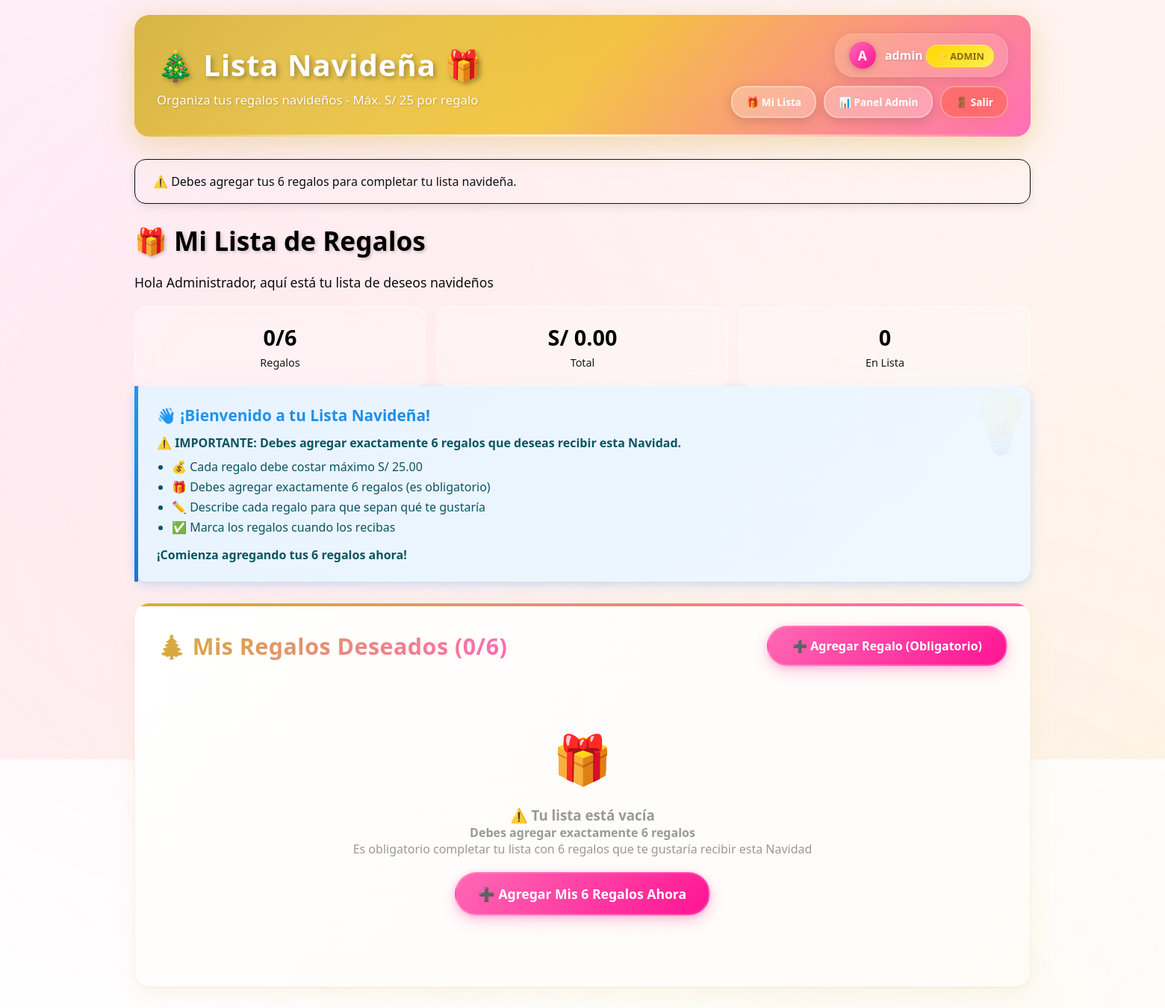
The app's page / (signed in) with its own data.
### regalos/models.py (models this page shows, shortened)
class Persona(models.Model):
    usuario = models.OneToOneField(User, on_delete=models.CASCADE, related_name='persona', null=True, blank=True)
    nombre = models.CharField(max_length=100)
    email = models.EmailField(blank=True)
    fecha_creacion = models.DateTimeField(auto_now_add=True)
    class Meta:
        verbose_name = 'Persona'
        verbose_name_plural = 'Personas'
        ordering = ['nombre']
    def total_regalos(self):
        return self.regalos.count()
    def total_gastado(self):
        return sum(regalo.precio for regalo in self.regalos.all())
    def puede_agregar_regalo(self):
        return self.regalos.count() < 6
    def tiene_lista_completa(self):
        return self.regalos.count() == 6
    def regalos_faltantes(self):
        return 6 - self.regalos.count()

### regalos/views.py (the view)
# urls.py: path('', views.mi_lista, name='mi_lista'),
@login_required(login_url='login')
def mi_lista(request):
    persona, created = Persona.objects.get_or_create(
        usuario=request.user,
        defaults={'nombre': request.user.username, 'email': request.user.email}
    )
    regalos = persona.regalos.all()
    if not persona.tiene_lista_completa():
        faltantes = persona.regalos_faltantes()
        if faltantes == 6:
            messages.warning(request, f'⚠️ Debes agregar tus 6 regalos para completar tu lista navideña.')
        else:
            messages.warning(request, f'⚠️ Te faltan {faltantes} regalo(s) para completar tu lista. ¡Agrega todos tus regalos!')
    return render(request, 'regalos/mi_lista.html', {
        'persona': persona,
        'regalos': regalos
    })

### regalos/templates/regalos/mi_lista.html (shortened to what this page needs)
{% extends 'regalos/base.html' %}
{% block content %}
<div class="mi-lista-header">
    <div class="mi-lista-titulo">🎁 Mi Lista de Regalos</div>
    <p style="font-size: 1.1em; opacity: 0.95; margin-bottom: 20px;">Hola {{ persona.nombre }}, aquí está tu lista de deseos navideños</p>
    <div class="stats-row">
        <div class="stat-box">
            <div class="stat-box-value">{{ persona.total_regalos }}/6</div>
            <div class="stat-box-label">Regalos</div>
        </div>
        <div class="stat-box">
            <div class="stat-box-value">S/ {{ persona.total_gastado|floatformat:2 }}</div>
            <div class="stat-box-label">Total</div>
        </div>
        <div class="stat-box">
            <div class="stat-box-value">{{ regalos|length }}</div>
            <div class="stat-box-label">En Lista</div>
        </div>
    </div>
</div>
{% if persona.total_regalos == 0 %}
<div class="info-box">
    <h3>👋 ¡Bienvenido a tu Lista Navideña!</h3>
    <p><strong>⚠️ IMPORTANTE: Debes agregar exactamente 6 regalos que deseas recibir esta Navidad.</strong></p>
    <ul>
        <li>💰 Cada regalo debe costar máximo S/ 25.00</li>
        <li>🎁 Debes agregar exactamente 6 regalos (es obligatorio)</li>
        <li>✏️ Describe cada regalo para que sepan qué te gustaría</li>
        <li>✅ Marca los regalos cuando los recibas</li>
    </ul>
    <p style="margin-top: 15px;"><strong>¡Comienza agregando tus 6 regalos ahora!</strong></p>
</div>
{% elif persona.total_regalos < 6 %}
<div class="warning-box" style="background: #fff3cd; border-left-color: #ff6b6b;">
    <strong>⚠️ LISTA INCOMPLETA:</strong> Te faltan {{ persona.regalos_faltantes }} regalo(s) para completar tu lista.
    <br>
    <strong>Debes agregar exactamente 6 regalos.</strong>
</div>
{% else %}
<div class="info-box" style="background: #d4edda; border-left-color: #28a745; color: #155724;">
    <strong>✅ ¡Lista Completa!</strong> Has agregado tus 6 regalos navideños.
</div>
{% endif %}
<div class="card">
    <div class="section-header">
        <h2 class="section-title">🎄 Mis Regalos Deseados ({{ persona.total_regalos }}/6)</h2>
        {% if persona.puede_agregar_regalo %}
        <a href="{% url 'agregar_regalo_mi_lista' %}" class="btn btn-primary" style="{% if persona.total_regalos < 6 %}animation: pulse 2s infinite;{% endif %}">
            ➕ Agregar Regalo {% if persona.total_regalos < 6 %}(Obligatorio){% endif %}
        </a>
        {% endif %}
    </div>
    {% if regalos %}
    <div class="regalos-list">
        {% for regalo in regalos %}
        <div class="regalo-item {% if regalo.comprado %}comprado{% endif %}">
            <div class="regalo-info">
                <div class="regalo-nombre">{{ regalo.nombre }}</div>
                {% if regalo.descripcion %}
                <div class="regalo-descripcion">{{ regalo.descripcion }}</div>
                {% endif %}
            </div>
            <div class="regalo-precio">S/ {{ regalo.precio }}</div>
            <div class="regalo-actions">
                <a href="{% url 'marcar_comprado' regalo.id %}"
                   class="btn {% if regalo.comprado %}btn-secondary{% else %}btn-success{% endif %}">
                    {% if regalo.comprado %}↩️ Desmarcar{% else %}✓ Recibido{% endif %}
                </a>
                <a href="{% url 'eliminar_regalo' regalo.id %}"
                   class="btn btn-danger"
                   onclick="return confirm('¿Estás seguro de eliminar este regalo de tu lista?')">
                    🗑️ Eliminar
                </a>
            </div>
        </div>
        {% endfor %}
    </div>
    {% else %}
    <div class="empty-regalos">
        <div class="empty-icon">🎁</div>
        <h3>⚠️ Tu lista está vacía</h3>
        <p><strong>Debes agregar exactamente 6 regalos</strong></p>
        <p>Es obligatorio completar tu lista con 6 regalos que te gustaría recibir esta Navidad</p>
        <p style="margin-top: 20px;">
            <a href="{% url 'agregar_regalo_mi_lista' %}" class="btn btn-primary" style="animation: pulse 2s infinite; font-size: 1.1em; padding: 15px 30px;">
                ➕ Agregar Mis 6 Regalos Ahora
            </a>
        </p>
    </div>
    {% endif %}
</div>
{% endblock %}

### regalos/templates/regalos/base.html (shortened to what this page needs)
<!DOCTYPE html>
<html lang="es">
<head>
</head>
<body>
    <div class="container">
        <header>
            <div class="header-content">
                <div class="header-title">
                    <h1>🎄 Lista Navideña 🎁</h1>
                    <p class="subtitle">Organiza tus regalos navideños - Máx. S/ 25 por regalo</p>
                </div>
                <div class="header-user">
                    {% if user.is_authenticated %}
                        <div class="user-info">
                            <div class="user-avatar">{{ user.username|first|upper }}</div>
                            <div>
                                <strong>{{ user.username }}</strong>
                                {% if user.is_superuser %}
                                    <span class="admin-badge">⭐ ADMIN</span>
                                {% endif %}
                            </div>
                        </div>
                        <div class="user-actions">
                            <a href="{% url 'mi_lista' %}" class="btn btn-secondary btn-sm">🎁 Mi Lista</a>
                            {% if user.is_superuser %}
                                <a href="{% url 'panel_admin' %}" class="btn btn-secondary btn-sm">📊 Panel Admin</a>
                            {% endif %}
                            <a href="{% url 'logout' %}" class="btn btn-danger btn-sm">🚪 Salir</a>
                        </div>
                    {% endif %}
                </div>
            </div>
        </header>
        {% if messages %}
        <div class="messages">
            {% for message in messages %}
            <div class="alert alert-{{ message.tags }}">
                {{ message }}
            </div>
            {% endfor %}
        </div>
        {% endif %}
        {% block content %}{% endblock %}
    </div>
</body>
</html>

### records on screen
Persona: nombre "Administrador", total_regalos "0", total_gastado "0.00"

### other values on screen
{{ user.username|first|upper }} "A"
{{ user.username }} "admin"
{{ message }} "⚠️ Debes agregar tus 6 regalos para completar tu lista navideña."
{{ regalos|length }} "0"
